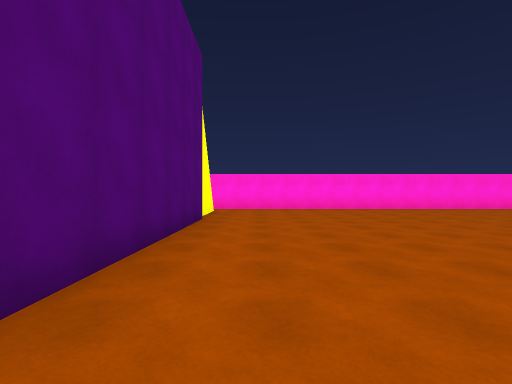
[1] (above)

23 first-person views from a walk through a 3-D level made in the Unity game engine. The camera is 1.4 m above the floor, looks level and sees 85° across. The floor is counted in squares, 2 m on a side. Each view is taken from the middle of a square. On the plan, view 1 faces up. The plan holds only what a view shows up to about 9 squares ahead; the rest is blank. The place goes on beyond the plan.

[2]
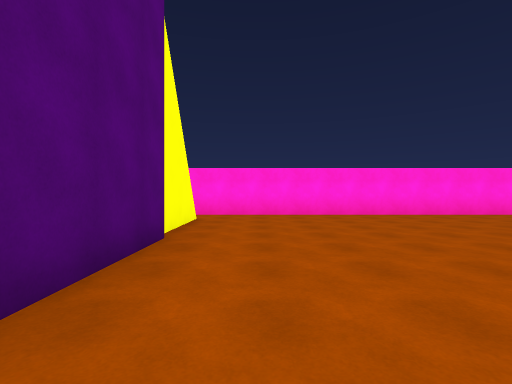

[3]
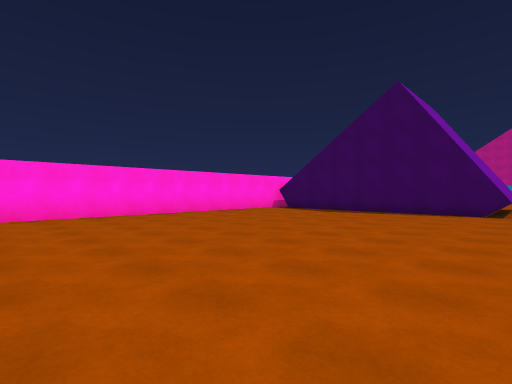

[4]
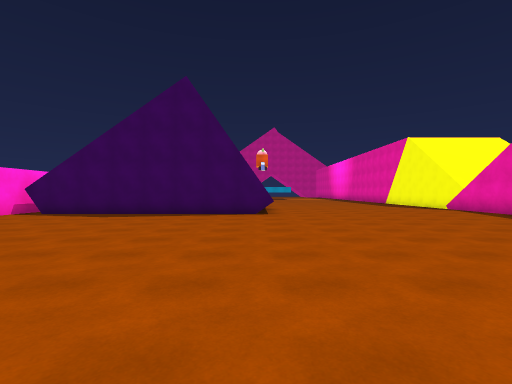

[5]
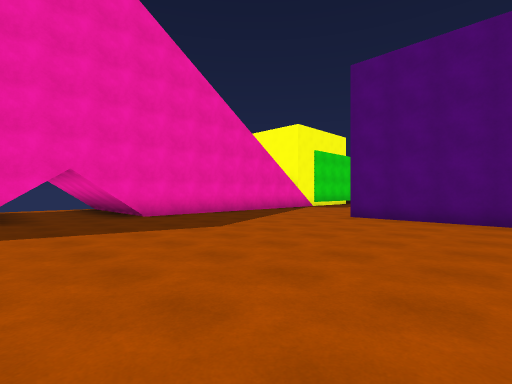

[6]
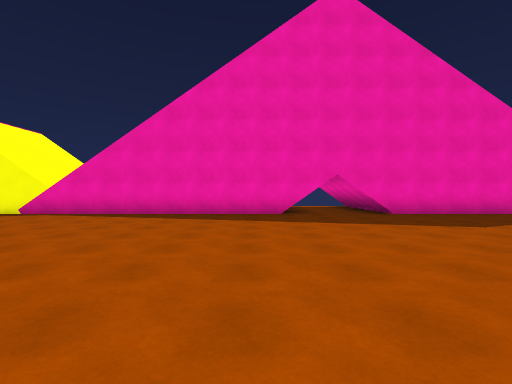

[7]
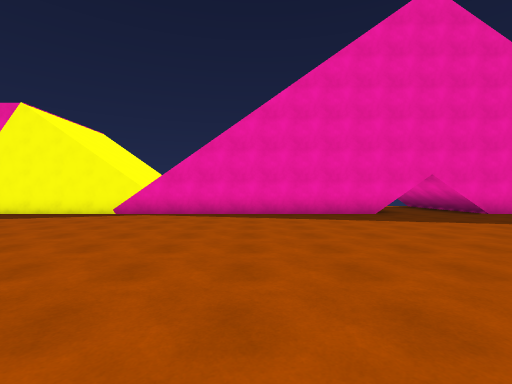

[8]
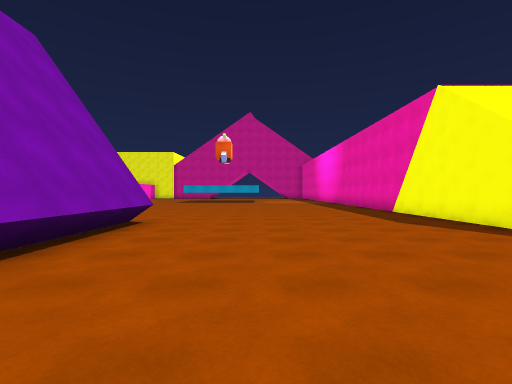

[9]
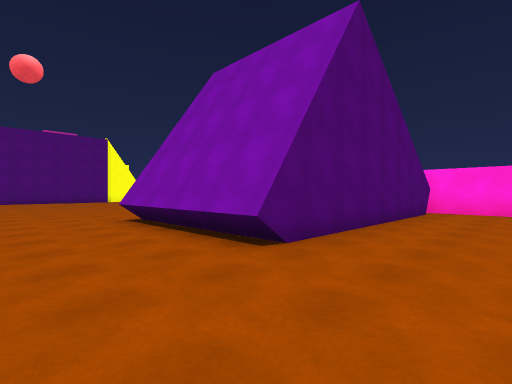

[10]
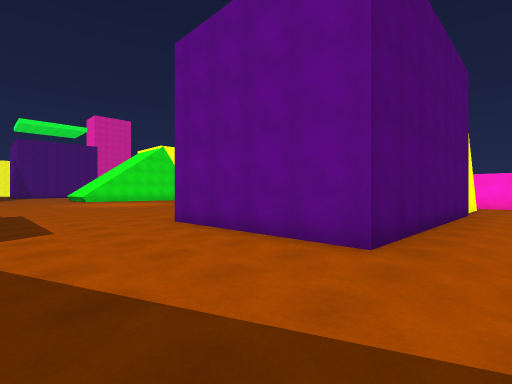

[11]
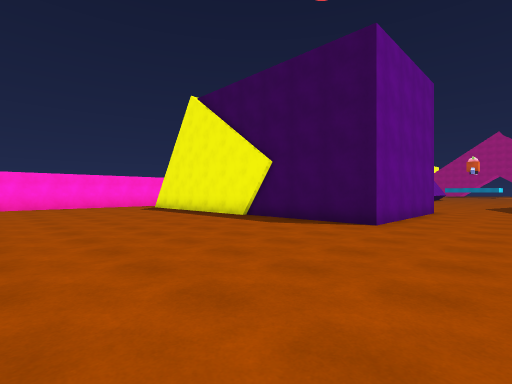

[12]
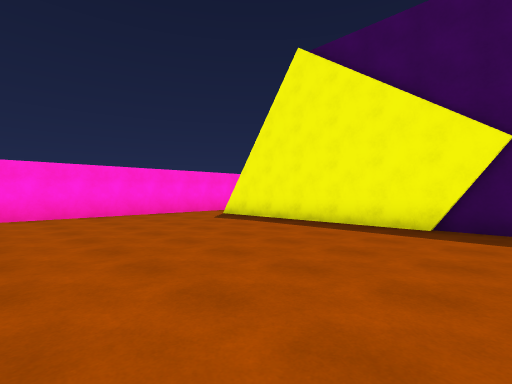

[13]
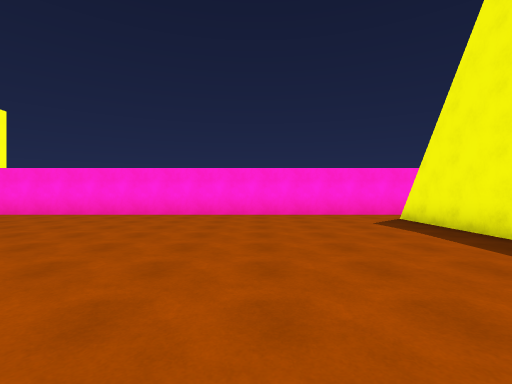

[14]
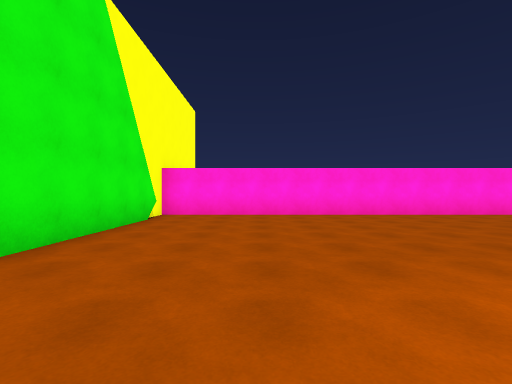

[15]
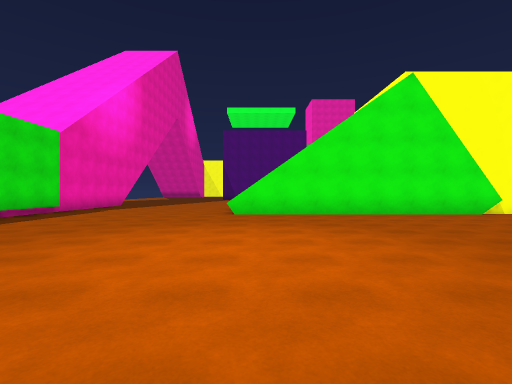

[16]
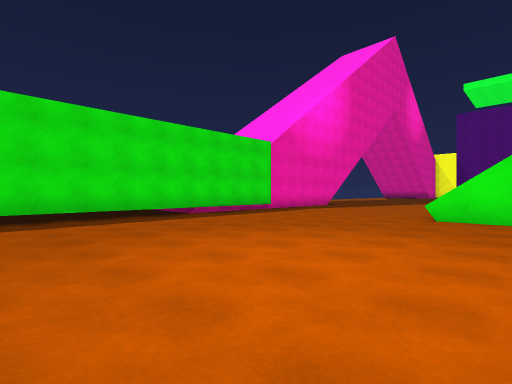

[17]
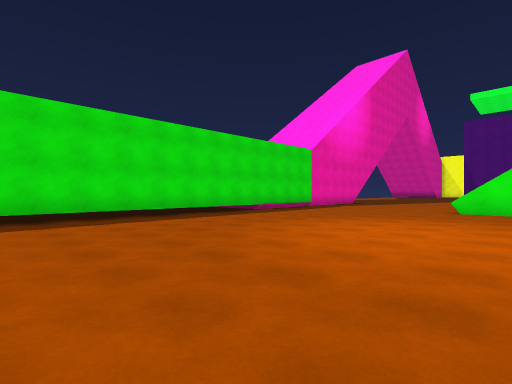

[18]
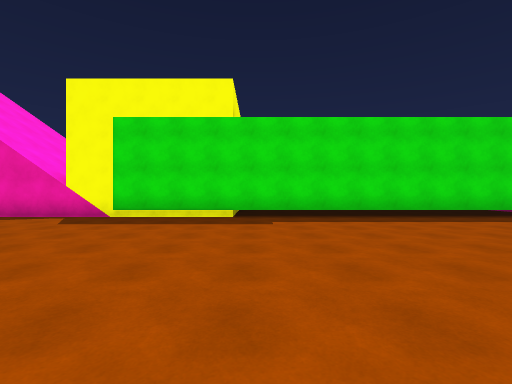

[19]
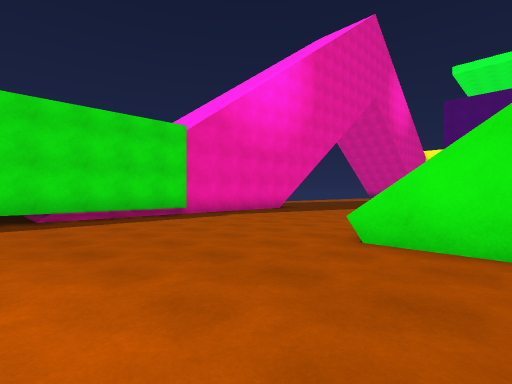

[20]
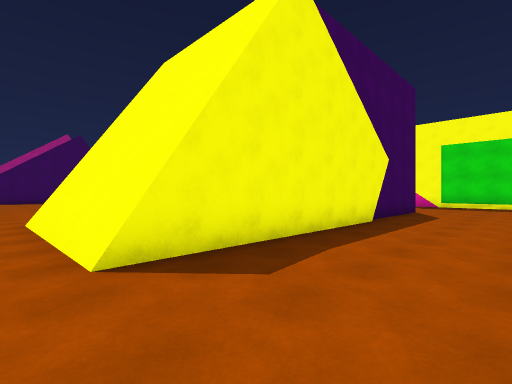

[21]
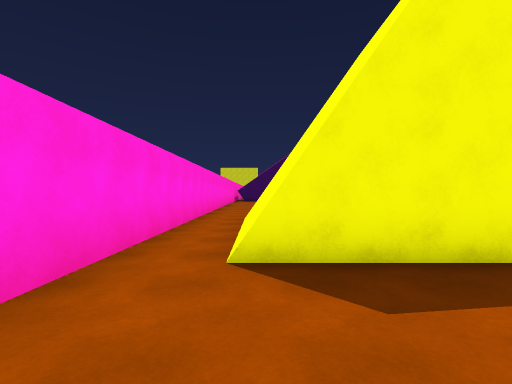

[22]
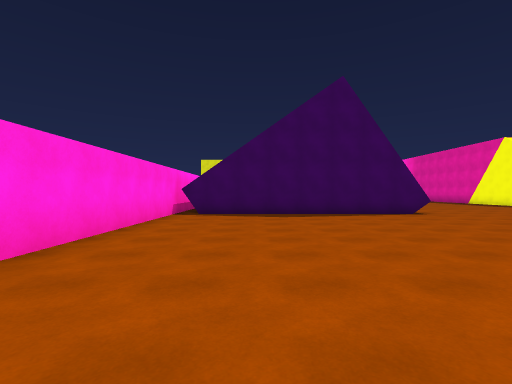

[23]
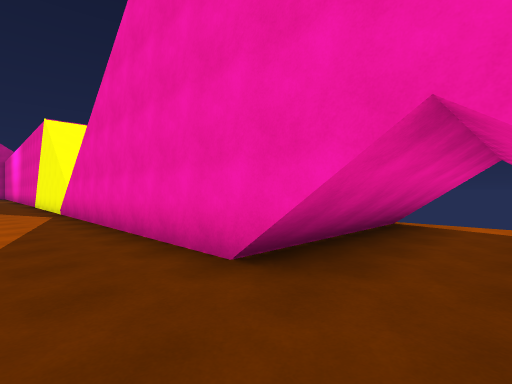

### Floor plan
Key: @ floor where view 1 was taken; # wall or solid block; . floor; ^ raised ledge.
Columns run from 23 left of view 1 to 19 right of it. Each row starts with its distance up from view 1.
 12  ###################################   ####
 11  #.................................#   #..
 10  #...............#####.............#   #...
  9  #...............#   #.............#   #...
  8  #...............#   #.............#   #...
  7  #...............#   #.............#   #...
  6  #......  .......#   #.............#   #...
  5  #.......  ......#   #.............#   #...
  4  #...............#   #.............#####...
  3  #...............#   #.....................
  2 ^^...............#   #.....................
  1 .................#####.....................
  0 .......................@...................
 -1 ...........................................
 -2 ...........................................
 -3 ...........................................
 -4 ###########################.###############
 -5                           #.##
 -6                           #.##
 -7                            .##
 -8                            .#

Where each view was taken, in squares from view 1:
view 1: 0 up, 0 right, facing up
view 2: 3 up, 0 right, facing up
view 3: 3 up, 2 right, facing up-right
view 4: 4 up, 3 right, facing right
view 5: 4 up, 6 right, facing down-left
view 6: 5 up, 7 right, facing down
view 7: 5 up, 10 right, facing down
view 8: 1 up, 10 right, facing right
view 9: 1 up, 19 right, facing up-left
view 10: 3 down, 0 right, facing up-left
view 11: 2 down, 12 left, facing up-right
view 12: 3 up, 12 left, facing up-right
view 13: 3 up, 10 left, facing up
view 14: 3 up, 19 left, facing up
view 15: 3 up, 13 left, facing left
view 16: 4 up, 14 left, facing down-left
view 17: 4 up, 11 left, facing down-left
view 18: 4 up, 10 left, facing down
view 19: 4 up, 18 left, facing down-left
view 20: 11 up, 9 left, facing down-right
view 21: 10 up, 9 left, facing right
view 22: 9 up, 3 right, facing right
view 23: 2 down, 4 right, facing down-right
